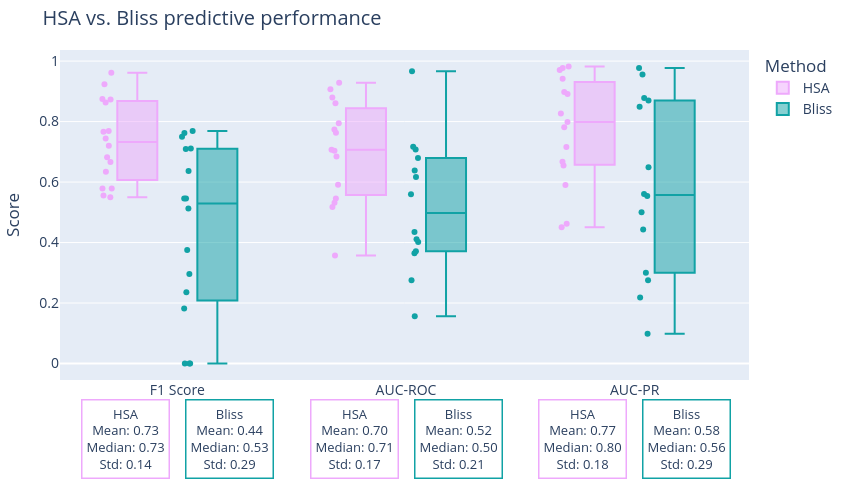

Notebook code for this chart:
### Code cell
# BOX PLOTS HSA VS. BLISS /////////////////////////////////////////////

auc_metrics = ['F1 Score', 'AUC-ROC', 'AUC-PR']
accuracy_metrics = ['Accuracy', 'Recall', 'Precision']

# MERGE DATA
auc_compare = pandas.merge(hsa_results[auc_metrics], bliss_results[auc_metrics], left_index=True, right_index=True, suffixes=('_HSA', '_Bliss'))
accuracy_compare = pandas.merge(hsa_results[accuracy_metrics], bliss_results[accuracy_metrics], left_index=True, right_index=True, suffixes=('_HSA', '_Bliss'))

method_colors = {'HSA': '#EEA9FC', 'Bliss': '#11a2a5'}

# Create long format DataFrame
melted_auc = pandas.DataFrame()
for metric in auc_metrics:
    temp_hsa = pandas.DataFrame({
        'Metric': metric,
        'AUC': auc_compare[metric + '_HSA'],
        'Method': 'HSA'
    })
    temp_bliss = pandas.DataFrame({
        'Metric': metric,
        'AUC': auc_compare[metric + '_Bliss'],
        'Method': 'Bliss'
    })
    melted_auc = pandas.concat([melted_auc, temp_hsa, temp_bliss])

# Plot AUC metrics
fig =px.box(
    melted_auc,
    x='Metric',
    y='AUC',
    color='Method',
    color_discrete_map=method_colors,
    points='all',
    boxmode='group',
)
                                
# Mean, Median, and Standard Deviation
stats = melted_auc.groupby(['Metric', 'Method'])['AUC'].agg(['mean', 'median', 'std']).reset_index()

# Plot mean, median, and std
for idx, row in stats.iterrows():
    metric = row['Metric']
    method = row['Method']
    mean_val = row['mean']
    median_val = row['median']
    std_val = row['std']

    # Slightly adjust x position: center between HSA and BLISS
    x_shift = -0.4 if method == 'HSA' else 0.4

    fig.add_annotation(
        x=metric,
        y=-0.3,  # Just above the plot area
        yref='paper',
        text=f"{method}<br>Mean: {mean_val:.2f}<br>Median: {median_val:.2f}<br>Std: {std_val:.2f}",
        showarrow=False,
        xanchor="center",
        yanchor="bottom",
        xshift=130 * x_shift,   # shift left for HSA, right for BLISS
        font=dict(size=13),
        align="center",
        bgcolor="rgba(255, 255, 255, 0.8)",
        bordercolor=method_colors[method],
        borderwidth=1.5,
        borderpad=4,
    )

fig.update_layout(
    title='HSA vs. Bliss predictive performance',
    yaxis_title='Score',
    xaxis_title='',
    boxmode='group',
    boxgap=0.3,       # Add bigger gap between boxes
    boxgroupgap=0.5,  # Add bigger gap between groups
    showlegend=True,
    font=dict(size=14),
    width=850,
    height=500,
    margin=dict(l=50, r=50, t=50, b=120),
)

fig.write_html(os.path.join(main_path, 'compare_performance.html'), include_plotlyjs='cdn')
fig.show()

### Figure 1 — Plotly figure (JSON) as saved in the notebook; plotly's stock layout.template omitted (floating-point values rounded to 4 significant figures)
{"data": [{"alignmentgroup": "True", "boxpoints": "all", "hovertemplate": "Method=HSA<br>Metric=%{x}<br>AUC=%{y}<extra></extra>", "legendgroup": "HSA", "marker": {"color": "#EEA9FC"}, "name": "HSA", "notched": false, "offsetgroup": "HSA", "orientation": "v", "showlegend": true, "type": "box", "x": ["F1 Score", "F1 Score", "F1 Score", "F1 Score", "F1 Score", "F1 Score", "F1 Score", "F1 Score", "F1 Score", "F1 Score", "F1 Score", "F1 Score", "F1 Score", "F1 Score", "F1 Score", "F1 Score", "AUC-ROC", "AUC-ROC", "AUC-ROC", "AUC-ROC", "AUC-ROC", "AUC-ROC", "AUC-ROC", "AUC-ROC", "AUC-ROC", "AUC-ROC", "AUC-ROC", "AUC-ROC", "AUC-ROC", "AUC-ROC", "AUC-ROC", "AUC-ROC", "AUC-PR", "AUC-PR", "AUC-PR", "AUC-PR", "AUC-PR", "AUC-PR", "AUC-PR", "AUC-PR", "AUC-PR", "AUC-PR", "AUC-PR", "AUC-PR", "AUC-PR", "AUC-PR", "AUC-PR", "AUC-PR"], "x0": " ", "xaxis": "x", "y": [0.9615, 0.9231, 0.875, 0.8727, 0.8627, 0.7692, 0.766, 0.7442, 0.72, 0.6818, 0.6667, 0.6341, 0.5789, 0.5789, 0.5556, 0.55, 0.9071, 0.9286, 0.7943, 0.7037, 0.8793, 0.7627, 0.8603, 0.6843, 0.5312, 0.7734, null, 0.7065, 0.5179, 0.5911, 0.5455, 0.3574, 0.9705, 0.9821, 0.8982, 0.9419, 0.9774, 0.6545, 0.8916, 0.6668, 0.7987, 0.7812, null, 0.5907, 0.4623, 0.8264, 0.7159, 0.4505], "y0": " ", "yaxis": "y"}, {"alignmentgroup": "True", "boxpoints": "all", "hovertemplate": "Method=Bliss<br>Metric=%{x}<br>AUC=%{y}<extra></extra>", "legendgroup": "Bliss", "marker": {"color": "#11a2a5"}, "name": "Bliss", "notched": false, "offsetgroup": "Bliss", "orientation": "v", "showlegend": true, "type": "box", "x": ["F1 Score", "F1 Score", "F1 Score", "F1 Score", "F1 Score", "F1 Score", "F1 Score", "F1 Score", "F1 Score", "F1 Score", "F1 Score", "F1 Score", "F1 Score", "F1 Score", "F1 Score", "F1 Score", "AUC-ROC", "AUC-ROC", "AUC-ROC", "AUC-ROC", "AUC-ROC", "AUC-ROC", "AUC-ROC", "AUC-ROC", "AUC-ROC", "AUC-ROC", "AUC-ROC", "AUC-ROC", "AUC-ROC", "AUC-ROC", "AUC-ROC", "AUC-ROC", "AUC-PR", "AUC-PR", "AUC-PR", "AUC-PR", "AUC-PR", "AUC-PR", "AUC-PR", "AUC-PR", "AUC-PR", "AUC-PR", "AUC-PR", "AUC-PR", "AUC-PR", "AUC-PR", "AUC-PR", "AUC-PR"], "x0": " ", "xaxis": "x", "y": [0.5455, 0.5128, 0.75, 0.7111, 0.6364, 0, 0.7097, 0.375, 0.2963, 0.7692, 0.5455, 0.1818, 0.7619, 0.2353, 0, 0, 0.6167, 0.2749, 0.7167, 0.6379, 0.56, null, 0.7078, 0.4107, 0.3647, 0.4018, null, 0.9667, 0.6797, 0.4348, 0.3714, 0.1562, 0.5538, 0.5608, 0.977, 0.9555, 0.849, null, 0.6492, 0.4427, 0.2751, 0.87, null, 0.5, 0.8776, 0.3, 0.2186, 0.09817], "y0": " ", "yaxis": "y"}], "layout": {"annotations": [{"align": "center", "bgcolor": "rgba(255, 255, 255, 0.8)", "bordercolor": "#11a2a5", "borderpad": 4, "borderwidth": 1.5, "font": {"size": 13}, "showarrow": false, "text": "Bliss<br>Mean: 0.58<br>Median: 0.56<br>Std: 0.29", "x": "AUC-PR", "xanchor": "center", "xshift": 52, "y": -0.3, "yanchor": "bottom", "yref": "paper"}, {"align": "center", "bgcolor": "rgba(255, 255, 255, 0.8)", "bordercolor": "#EEA9FC", "borderpad": 4, "borderwidth": 1.5, "font": {"size": 13}, "showarrow": false, "text": "HSA<br>Mean: 0.77<br>Median: 0.80<br>Std: 0.18", "x": "AUC-PR", "xanchor": "center", "xshift": -52, "y": -0.3, "yanchor": "bottom", "yref": "paper"}, {"align": "center", "bgcolor": "rgba(255, 255, 255, 0.8)", "bordercolor": "#11a2a5", "borderpad": 4, "borderwidth": 1.5, "font": {"size": 13}, "showarrow": false, "text": "Bliss<br>Mean: 0.52<br>Median: 0.50<br>Std: 0.21", "x": "AUC-ROC", "xanchor": "center", "xshift": 52, "y": -0.3, "yanchor": "bottom", "yref": "paper"}, {"align": "center", "bgcolor": "rgba(255, 255, 255, 0.8)", "bordercolor": "#EEA9FC", "borderpad": 4, "borderwidth": 1.5, "font": {"size": 13}, "showarrow": false, "text": "HSA<br>Mean: 0.70<br>Median: 0.71<br>Std: 0.17", "x": "AUC-ROC", "xanchor": "center", "xshift": -52, "y": -0.3, "yanchor": "bottom", "yref": "paper"}, {"align": "center", "bgcolor": "rgba(255, 255, 255, 0.8)", "bordercolor": "#11a2a5", "borderpad": 4, "borderwidth": 1.5, "font": {"size": 13}, "showarrow": false, "text": "Bliss<br>Mean: 0.44<br>Median: 0.53<br>Std: 0.29", "x": "F1 Score", "xanchor": "center", "xshift": 52, "y": -0.3, "yanchor": "bottom", "yref": "paper"}, {"align": "center", "bgcolor": "rgba(255, 255, 255, 0.8)", "bordercolor": "#EEA9FC", "borderpad": 4, "borderwidth": 1.5, "font": {"size": 13}, "showarrow": false, "text": "HSA<br>Mean: 0.73<br>Median: 0.73<br>Std: 0.14", "x": "F1 Score", "xanchor": "center", "xshift": -52, "y": -0.3, "yanchor": "bottom", "yref": "paper"}], "boxgap": 0.3, "boxgroupgap": 0.5, "boxmode": "group", "font": {"size": 14}, "height": 500, "legend": {"title": {"text": "Method"}, "tracegroupgap": 0}, "margin": {"b": 120, "l": 50, "r": 50, "t": 50}, "showlegend": true, "title": {"text": "HSA vs. Bliss predictive performance"}, "width": 850, "xaxis": {"anchor": "y", "domain": [0, 1], "title": {"text": ""}}, "yaxis": {"anchor": "x", "domain": [0, 1], "title": {"text": "Score"}}}}
